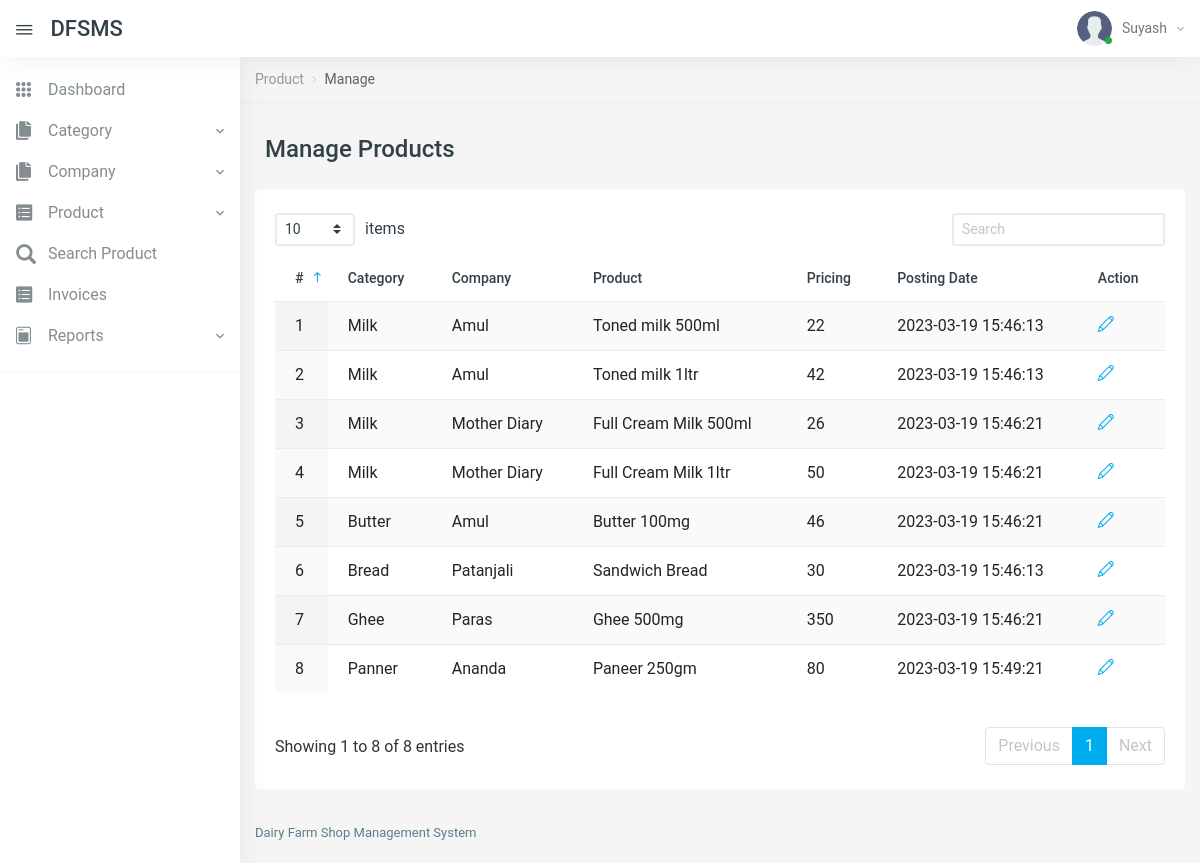
Screenshot of /manage-products.php (signed in) with the database file from the repository.
### tables this page shows
CREATE TABLE `tblproducts` (
  `id` int(11) NOT NULL,
  `CategoryName` varchar(150) DEFAULT NULL,
  `CompanyName` varchar(150) DEFAULT NULL,
  `ProductName` varchar(150) DEFAULT NULL,
  `ProductPrice` decimal(10,0) DEFAULT current_timestamp(),
  `PostingDate` timestamp NOT NULL DEFAULT current_timestamp() ON UPDATE current_timestamp(),
  `UpdationDate` timestamp NULL DEFAULT NULL ON UPDATE current_timestamp()
);

### manage-products.php (the view, shortened to what this page needs)
<?php
include('includes/config.php');
if (strlen($_SESSION['aid']==0)) {
  header('location:logout.php');
  } else{
?>
<!DOCTYPE html>
<html lang="en">
<head>
    <link href="vendors/datatables.net-dt/css/jquery.dataTables.min.css" rel="stylesheet" type="text/css" />
    <link href="vendors/datatables.net-responsive-dt/css/responsive.dataTables.min.css" rel="stylesheet" type="text/css" />
    <link href="vendors/jquery-toggles/css/toggles.css" rel="stylesheet" type="text/css">
    <link href="vendors/jquery-toggles/css/themes/toggles-light.css" rel="stylesheet" type="text/css">
    <link href="dist/css/style.css" rel="stylesheet" type="text/css">
</head>
<body>
	<div class="hk-wrapper hk-vertical-nav">
<?php include_once('includes/navbar.php');
include_once('includes/sidebar.php');
?>
        <div class="hk-pg-wrapper">
            <nav class="hk-breadcrumb" aria-label="breadcrumb">
                <ol class="breadcrumb breadcrumb-light bg-transparent">
<li class="breadcrumb-item"><a href="#">Product</a></li>
<li class="breadcrumb-item active" aria-current="page">Manage</li>
                </ol>
            </nav>
            <div class="container">
<div class="hk-pg-header">
 <h4 class="hk-pg-title"><span class="pg-title-icon"><span class="feather-icon"><i data-feather="database"></i></span></span>Manage Products</h4>
                </div>
                <div class="row">
                    <div class="col-xl-12">
                        <section class="hk-sec-wrapper">
                            <div class="row">
                                <div class="col-sm">
                                    <div class="table-wrap">
                                        <table id="datable_1" class="table table-hover w-100 display pb-30">
                                            <thead>
                                                <tr>
                                                    <th>#</th>
                                                    <th>Category</th>
                                                    <th>Company</th>
                                                    <th>Product</th>
                                                    <th>Pricing</th>
                                                    <th>Posting Date</th>
                                                    <th>Action</th>
                                                </tr>
                                            </thead>
                                            <tbody>
<?php
$rno=mt_rand(10000,99999);
$query=mysqli_query($con,"select * from tblproducts");
$cnt=1;
while($row=mysqli_fetch_array($query))
{
?>
<tr>
<td><?php echo $cnt;?></td>
<td><?php echo $row['CategoryName'];?></td>
<td><?php echo $row['CompanyName'];?></td>
<td><?php echo $row['ProductName'];?></td>
<td><?php echo $row['ProductPrice'];?></td>
<td><?php echo $row['PostingDate'];?></td>
<td>
<a href="edit-product.php?pid=<?php echo base64_encode($row['id'].$rno);?>" class="mr-25" data-toggle="tooltip" data-original-title="Edit"> <i class="icon-pencil"></i></a>
</td>
</tr>
<?php
$cnt++;
} ?>
                                            </tbody>
                                        </table>
                                    </div>
                                </div>
                            </div>
                        </section>
                    </div>
                </div>
            </div>
<?php include_once('includes/footer.php');?>
        </div>
    </div>
</body>
</html>
<?php } ?>

### includes/navbar.php (shortened to what this page needs)
     <nav class="navbar navbar-expand-xl navbar-light fixed-top hk-navbar">
            <a id="navbar_toggle_btn" class="navbar-toggle-btn nav-link-hover" href="javascript:void(0);"><i class="ion ion-ios-menu"></i></a>
            <a class="navbar-brand" href="dashboard.php">DFSMS
            </a>
            <ul class="navbar-nav hk-navbar-content">
                <li class="nav-item dropdown dropdown-authentication">
                    <a class="nav-link dropdown-toggle no-caret" href="#" role="button" data-toggle="dropdown" aria-haspopup="true" aria-expanded="false">
                        <div class="media">
                            <div class="media-img-wrap">
                                <div class="avatar">
                                    <img src="dist/img/user.png" alt="user" class="avatar-img rounded-circle">
                                </div>
                                <span class="badge badge-success badge-indicator"></span>
                            </div>
<?php
$adminid=$_SESSION['aid'];
$query=mysqli_query($con,"select AdminName from tbladmin where id='$adminid'");
$row=mysqli_fetch_array($query);
?>
                            <div class="media-body">
                                <span><?php echo $row['AdminName'];?><i class="zmdi zmdi-chevron-down"></i></span>
                            </div>
                        </div>
                    </a>
                </li>
            </ul>
        </nav>

### rows the page displays
tblproducts: CategoryName "Milk", CompanyName "Amul", ProductName "Toned milk 500ml", ProductPrice "22", PostingDate "2023-03-19 15:46:13"
tblproducts: CategoryName "Milk", CompanyName "Amul", ProductName "Toned milk 1ltr", ProductPrice "42", PostingDate "2023-03-19 15:46:13"
tblproducts: CategoryName "Milk", CompanyName "Mother Diary", ProductName "Full Cream Milk 500ml", ProductPrice "26", PostingDate "2023-03-19 15:46:21"
tblproducts: CategoryName "Milk", CompanyName "Mother Diary", ProductName "Full Cream Milk 1ltr", ProductPrice "50", PostingDate "2023-03-19 15:46:21"
tblproducts: CategoryName "Butter", CompanyName "Amul", ProductName "Butter 100mg", ProductPrice "46", PostingDate "2023-03-19 15:46:21"
tblproducts: CategoryName "Bread", CompanyName "Patanjali", ProductName "Sandwich Bread", ProductPrice "30", PostingDate "2023-03-19 15:46:13"
tblproducts: CategoryName "Ghee", CompanyName "Paras", ProductName "Ghee 500mg", ProductPrice "350", PostingDate "2023-03-19 15:46:21"
tblproducts: CategoryName "Panner", CompanyName "Ananda", ProductName "Paneer 250gm", ProductPrice "80", PostingDate "2023-03-19 15:49:21"

### other values shown
$row['AdminName'] "Suyash"
